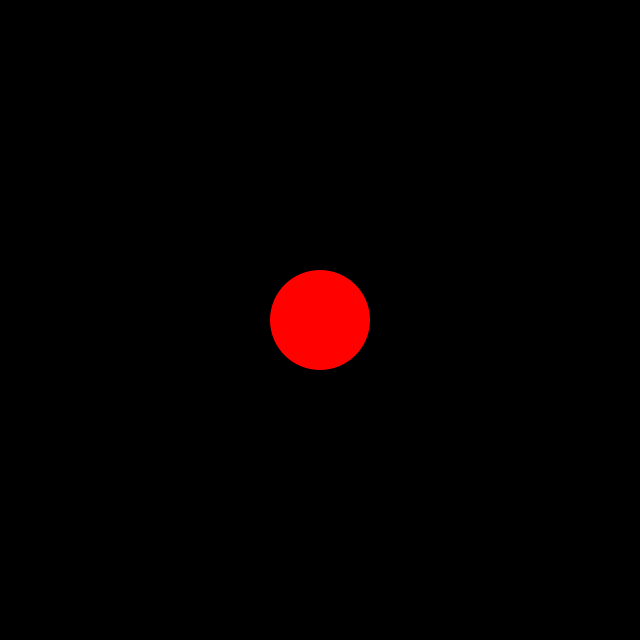
Frame 1 (no input)
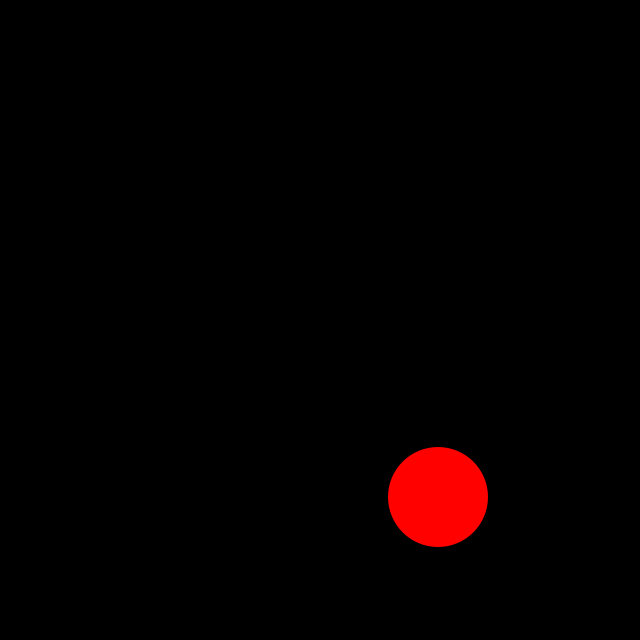
Frame 60 (the mouse pressed at the canvas centre just before this capture)
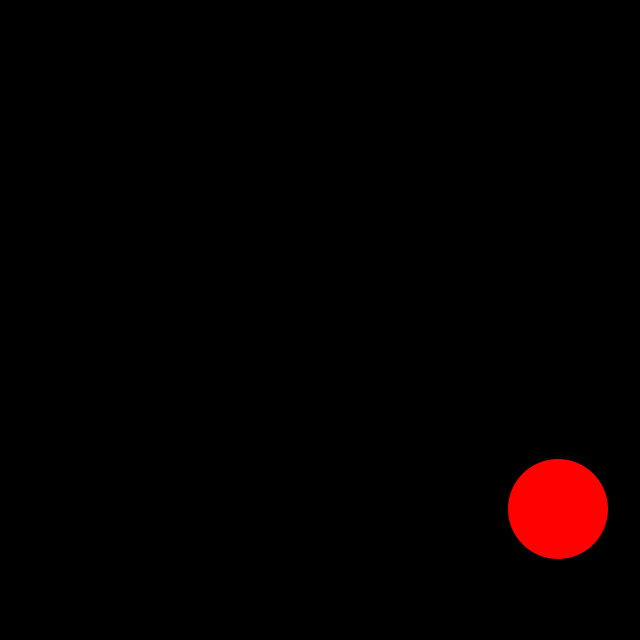
Frame 120 (the mouse held since frame 60 and released just before this capture)

The Processing sketch that drew these frames (run headless with seeded random() and noise(); from frame 60 on, the mouse is pressed at the canvas centre):

// Processing sketch: Donnovan_Machado
// ── Donnovan_Machado.pde
PVector posicao, velocidade, aceleracao;
float w,h;
float hue;
void setup(){
  size(640,640);
  posicao = new PVector(width/2,height/2);
  velocidade = new PVector(2,3);
  aceleracao = new PVector(0,0);
  
  w=100;
  h=100;
  hue+= 0.5;
}
void draw(){
  background(0);
  noStroke();
  colorMode(HSB);
  fill(hue%255,255,255);
  ellipse(posicao.x,posicao.y, w,h);
  
  
  if (posicao.x+w/2 > width || posicao.x-h/2 < 0 ){  
     velocidade.x *= -1;
  }
  if (posicao.y+w/2 > height || posicao.y-h/2 < 0 ){  
     velocidade.y *= -1;
  }
  
  
  posicao.add(velocidade);
  velocidade.add(aceleracao);
  
}
